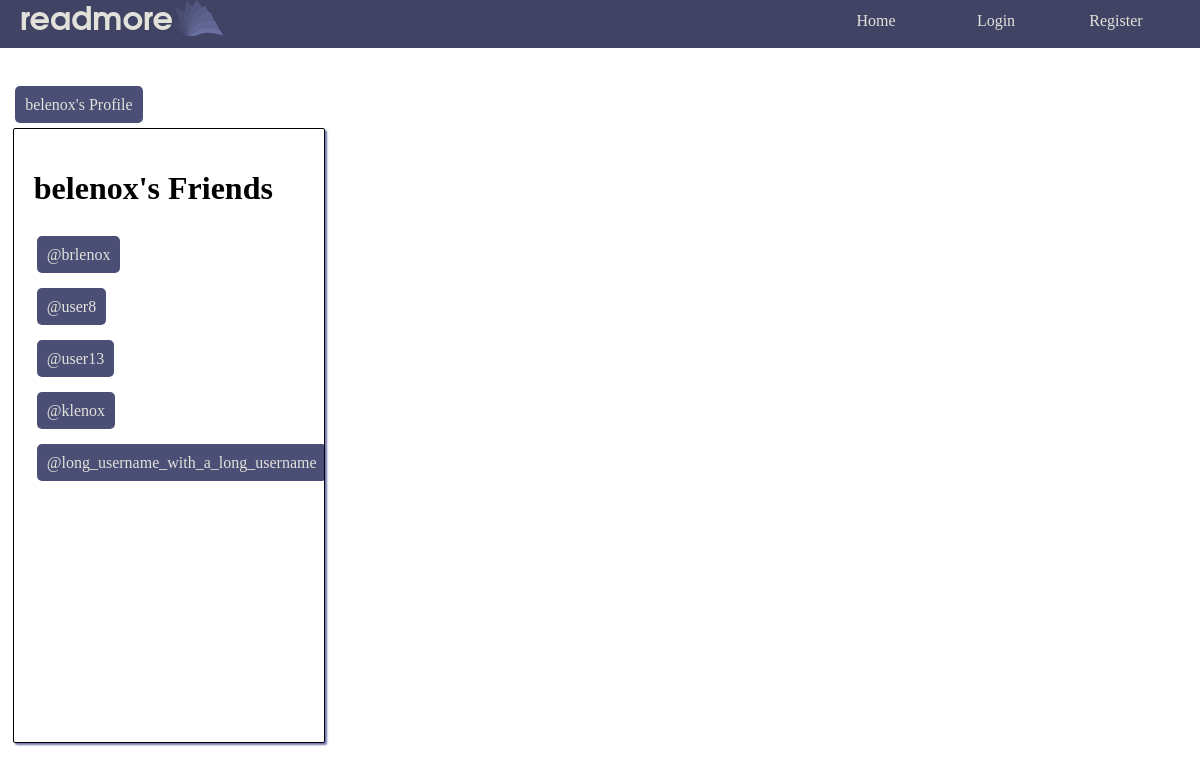
The page /readmore/friend_list/1/ on the database its author committed.
### readmore_app/models.py (models this page shows, shortened)
class UserExt(User):
    user_friends = models.ManyToManyField('UserExt', related_name="friends")
    user_birthdate = models.DateField()
    user_bio = models.TextField(default="This user hasn't written a bio :(")
    user_pending_friends = models.ManyToManyField('UserExt', related_name="pending_friends")
    user_reading_log = models.ManyToManyField('ReadingLogBook', related_name="reading_log")

### readmore_app/views.py (the view)
# urls.py: path('friend_list/<int:profile_id>/', views.friend_list, name='friend_list'),
def friend_list(request, profile_id):
    profile_user = get_object_or_404(UserExt, id=profile_id)
    if request.user.is_authenticated:
        real_user = UserExt.objects.get(pk=request.user.id)
        return render(request, "readmore_app/friend_list.html", {'real_user': real_user, 'profile_user': profile_user})
    else:
        return render(request, "readmore_app/friend_list.html", {'profile_user': profile_user})

### readmore_app/templates/readmore_app/friend_list.html (shortened to what this page needs)
{% extends parent_template|default:"base.html" %}
{% load static %}
{% block content %}
<div style="display:flex;flex-direction: column;align-items: center;padding: 4% 0%;margin-left:0%;height:fit-content;">
	<div style="align-self: flex-start;margin-left: 4.5%;">
		<a class="anchor_button" href="{% url 'readmore_app:profile' profile_user.id %}" style="margin-top: 1.5%; ">{{ profile_user.username }}'s Profile</a>
	</div>
<div style="width: 80%;" class="basic_card">
    <h1>{{ profile_user.username }}'s Friends</h1>
    <table>
    {% if not profile_user.user_friends.all.count %}
        <tr><td>This user has no friends</td></tr>
    {% else %}
    {% for friend in profile_user.user_friends.all %}
        <tr style="height: 50px;" id="friend{{ friend.id }}">
            <td>
                <a href="{% url 'readmore_app:profile' friend.id %}" class="anchor_button">@{{ friend.username }}</a>
            </td>
        </tr>
    {% endfor %}
    {% endif %}
    </table>
</div>
{% endblock %}

### readmore_app/static/readmore_app/style.css (style rules this page uses)
body { font-family: Garamond, Georgia, serif; margin:0; overflow: hidden; }
a { text-decoration: none; }
.basic_card { border-radius: 2px; box-shadow: 2px 2px 2px#7074ac; border-color: black; width: 100%; background-color: white; min-height: 70vh; height:fit-content; overflow: hidden; border-style: solid; border-width: 1px; padding: 20px; padding-bottom: 10%; margin: 4%; }
.anchor_button { border-radius: 5px; color: #e2e2db; height: auto; width: fit-content; border: none; padding: 10px; background: #4b4e75; }

### rows shown on the page
UserExt: username "brlenox"
UserExt: username "user8"
UserExt: username "user13"
UserExt: username "klenox"
UserExt: username "long_username_with_a_long_username"

### other values the page prints
{{ profile_user.username }} "belenox"
